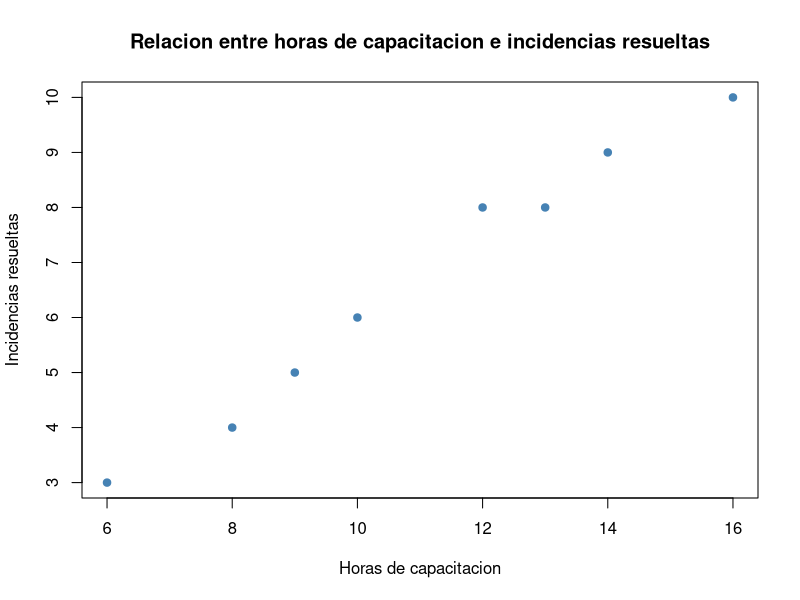

Write R code to recreate this figure.
### EJERCICIO 1 ###
# Cargo los datos
horas <- c(10, 12, 8, 14, 6, 16, 9, 13)
incidencias <- c(6, 8, 4, 9, 3, 10, 5, 8)

# Diagrama de dispersion
plot(horas, incidencias,
     main = "Relacion entre horas de capacitacion e incidencias resueltas",
     xlab = "Horas de capacitacion",
     ylab = "Incidencias resueltas",
     pch = 19,
     col = "steelblue")


### EJERCICIO 2 ###
# Calculo correlacion de Pearson
r <- cor(horas, incidencias, method = "pearson")
r

### EJERCICIO 3 ###
# Ajusto modelo de regresion lineal
modelo <- lm(incidencias ~ horas)

# Muestro resumen
summary(modelo)

# Extraigo coeficientes
coef(modelo)